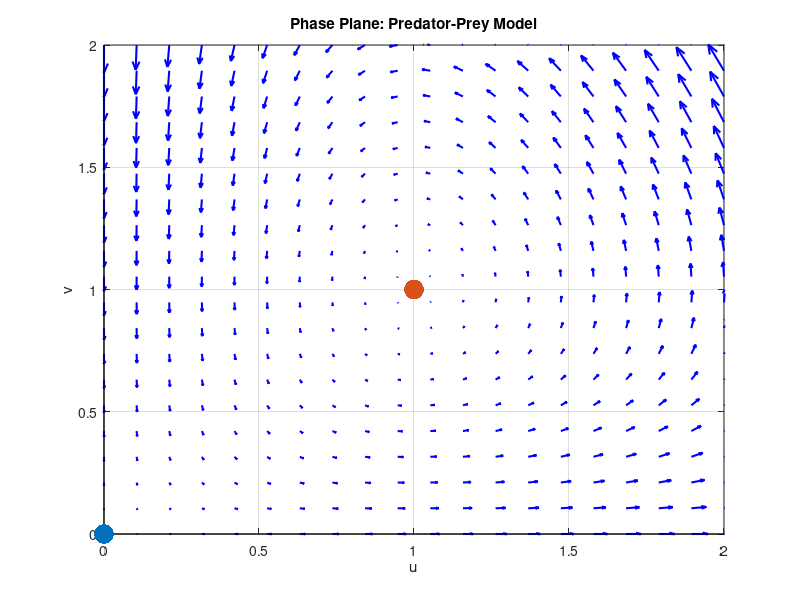

The MATLAB source for this figure:
% Define parameter
alpha = 2;    % Parameter alpha

% Define dimensionless equations
du_dtau = @(u, v) u .* (1 - v);
dv_dtau = @(u, v) alpha .* v .* (u - 1);

% Define grid for plotting
u_values = linspace(0, 2, 20);
v_values = linspace(0, 2, 20);
[U, V] = meshgrid(u_values, v_values);
du_dt = du_dtau(U, V);
dv_dt = dv_dtau(U, V);

% Plot phase plane
figure;
quiver(U, V, du_dt, dv_dt, 'b', 'LineWidth', 1.5); % Increase line width for larger arrows
hold on;
plot([0 2], [0 0], 'k'); % x-axis
plot([0 0], [0 2], 'k'); % y-axis
scatter(0, 0, 200, 'ro', 'filled'); % Increase marker size for critical point (0, 0)
scatter(1, 1, 200, 'ro', 'filled'); % Increase marker size for critical point (1, 1)
xlabel('u');
ylabel('v');
title('Phase Plane: Predator-Prey Model');
axis([0 2 0 2]); % Set axis limits
grid on;
hold off;
